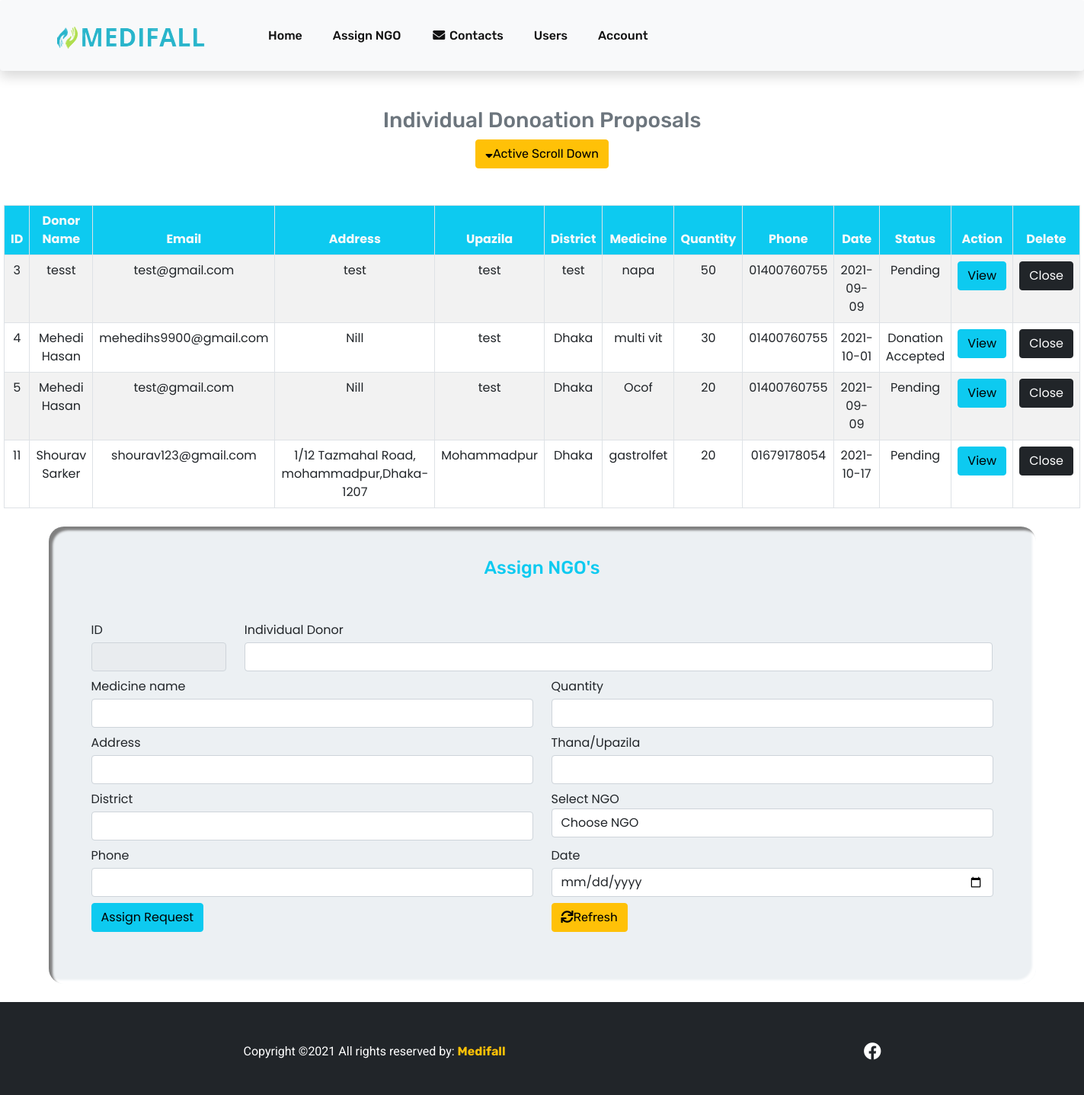
Screenshot of /admin/individual.php with the database file from the repository.
### tables this page shows
CREATE TABLE `individualdonation` (
  `donorID` int(11) NOT NULL,
  `donorName` varchar(30) NOT NULL,
  `email` varchar(50) NOT NULL,
  `address` varchar(50) NOT NULL,
  `upzilla` varchar(50) NOT NULL,
  `district` varchar(50) NOT NULL,
  `medicine` varchar(50) NOT NULL,
  `quantity` int(11) NOT NULL,
  `phone` varchar(15) NOT NULL,
  `daate` date NOT NULL,
  `status` varchar(30) DEFAULT 'Pending'
);

### admin/individual.php (the view, shortened to what this page needs)
<?php include('../dbconnect.php');
?>
<!DOCTYPE html>
<html>
<head>
    <?php include('../headerfooter/header.php'); ?>
    <link rel="stylesheet" type="text/css" href="../style.css">
</head>
<body>
    <?php include('includes/nav.php');?>
    <h3 class="text-center text-secondary mt-5">Individual Donoation Proposals</h3>
    <div class="text-center"><a href="#scroll_down" class="btn btn-warning scroll_down"><i class="fas fa-sort-down"></i>Active Scroll Down</a>
	</div>
    <table class="table table-bordered table-striped mt-5">
        <thead class="text-light bg-info text-center">
            <tr>
                <th>ID</th>
                <th>Donor Name</th>
                <th>Email</th>
                <th>Address</th>
                <th>Upazila</th>
                <th>District</th>
                <th>Medicine</th>
                <th>Quantity</th>
                <th>Phone</th>
                <th>Date</th>
                <th>Status</th>
                <th>Action</th>
                <th>Delete</th>
            </tr>
        </thead>
        <tbody class="text-center">
            <?php
			$sql = "SELECT * FROM individualdonation";
			$result= $conn->query($sql);
			if($result->num_rows>0){
				while ($row=$result->fetch_assoc()) {
					echo '<tr><td>'.$row["donorID"].'</td><td>';
					echo $row["donorName"].'</td><td>';
					echo $row["email"].'</td><td>';
					echo $row["address"].'</td><td>';
					echo $row["upzilla"].'</td><td>';
					echo $row["district"].'</td><td>';
					echo $row["medicine"].'</td><td>';
				    echo $row["quantity"].'</td><td>';
					echo $row["phone"].'</td><td>';
					echo $row["daate"].'</td><td>';
                    echo $row["status"].'</td><td>';
					echo '<form method="POST" >';
					echo '<input type="submit" name="view" class="btn btn-info" value="View"></td><td>';
					echo '<input type="submit" name="close" class="btn btn-dark ml-2" value="Close"></input></td></tr>';
				}
			}
			?>
        </tbody>
    </table>
    <div id="scroll_down">
        <div class="container mt-4 mb-4 form ">
            <div class="p-2 pt-3" id="assignbox">
                <h4 class="text-info text-center mt-4">Assign NGO's</h4>
                <form method="POST">
                    <div class="form-group p-5">
                        <div class="row">
                            <div class="col-sm-2">
                                <label for="id">ID</label>
                                <input type="text" name="donorID" class="form-control mt-1 mb-2 text-center text-danger"
                                    value="<?php if(isset($_REQUEST['donorID'])) echo $_REQUEST['donorID']; ?>" readonly>
                            </div>
                            <div class="col-sm-10">
                                <label for="name">Individual Donor</label><br>
                                <input type="text" name="donorName" class="form-control mt-1 mb-2"
                                    value="<?php if(isset($_REQUEST['donorName'])) echo $row['donorName']; ?>">
                            </div>
                        </div>
                        <div class="row">
                            <div class="col-sm-6">
                                <label for="medicine">Medicine name</label><br>
                                <input type="text" name="medicine" class="form-control mt-1 mb-2"
                                    value="<?php if(isset($_REQUEST['medicine'])) echo $row['medicine']; ?>">
                            </div>
                            <div class="col-sm-6">
                                <label for="type">Quantity</label><br>
                                <input type="text" name="quantity" class="form-control mt-1 mb-2"
                                    value="<?php if(isset($_REQUEST['quantity'])) echo $row['quantity'];?>">
                            </div>
                        </div>
                        <div class="row">
                            <div class="col-sm-6">
                                <label for="address">Address</label><br>
                                <input type="text" name="address" class="form-control mt-1 mb-2"
                                    value="<?php if(isset($_REQUEST['address'])) echo $row['address'];?>">
                            </div>
                            <div class="col-sm-6">
                                <label for="upzilla">Thana/Upazila</label><br>
                                <input type="text" name="upzilla" class="form-control mt-1 mb-2"
                                    value="<?php if(isset($_REQUEST['upzilla'])) echo $row['upzilla'];?>">
                            </div>
                        </div>
                        <div class="row">
                            <div class="col-sm-6">
                                <label for="type">District</label><br>
                                <input type="text" name="district" class="form-control mt-1 mb-2"
                                    value="<?php if(isset($_REQUEST['district'])) echo $row['district'];?>">
                            </div>
                            <div class="col-sm-6">
                                <label for="ngo">Select NGO</label>
                                <select class="form-control" name="ngo" required>
                                    <option value="">Choose NGO</option>
                                </select>
                            </div>
                        </div>
                        <div class="row">
                            <div class="col-sm-6">
                                <label for="phone">Phone</label><br>
                                <input type="text" name="phone" class="form-control mt-1 mb-2"
                                    value="<?php if(isset($_REQUEST['phone'])) echo $_REQUEST['phone'];?>">
                            </div>
                            <div class="col-sm-6">
                                <label for="date">Date</label>
                                <input type="date" name="date" class="form-control mt-1 mb-2">
                            </div>
                        </div>
                        <div class="row">
                            <div class="col-sm-6 ">
                                <button class="btn btn-info " type="submit" name="assign">Assign Request</button>
                            </div>
                            <div class="col-sm-6">
                                <a href="individual.php" class="btn btn-warning "><i
                                        class="fas fa-sync pr-2"></i>Refresh</a>
                            </div>
                        </div>
                </form>
            </div>
        </div>
    </div>
    <?php include('includes/footer.php'); ?>
</body>
</html>

### style.css (style rules this page uses)
body, p, span { font-family: 'Roboto', sans-serif; }
h1,h2,h3,h4,h5,h6, a { font-family: 'Rubik', sans-serif; }
body { font-family: 'Poppins', sans-serif; }

### admin/individual.php (style rules this page uses)
.table { width: 1290px; margin-left: auto; margin-right: auto; }
#assignbox { height: 600px; border-radius: 20px; overflow: hidden; background: #ecf0f3; box-shadow: inset 5px 5px 3px gray, inset -5px -5px 3px white; }
.scroll_down { margin-left: auto; margin-right: auto; }

### rows the page displays
individualdonation: donorID "3", donorName "tesst", email "test@gmail.com", address "test", upzilla "test", district "test", medicine "napa", quantity "50", phone "01400760755", daate "2021-09-09", status "Pending"
individualdonation: donorID "4", donorName "Mehedi Hasan", email "mehedihs9900@gmail.com", address "Nill", upzilla "test", district "Dhaka", medicine "multi vit", quantity "30", phone "01400760755", daate "2021-10-01", status "Donation Accepted"
individualdonation: donorID "5", donorName "Mehedi Hasan", email "test@gmail.com", address "Nill", upzilla "test", district "Dhaka", medicine "Ocof", quantity "20", phone "01400760755", daate "2021-09-09", status "Pending"
individualdonation: donorID "11", donorName "Shourav Sarker", email "shourav123@gmail.com", address "1/12 Tazmahal Road, mohammadpur,Dhaka-1207", upzilla "Mohammadpur", district "Dhaka", medicine "gastrolfet", quantity "20", phone "01679178054", daate "2021-10-17", status "Pending"
